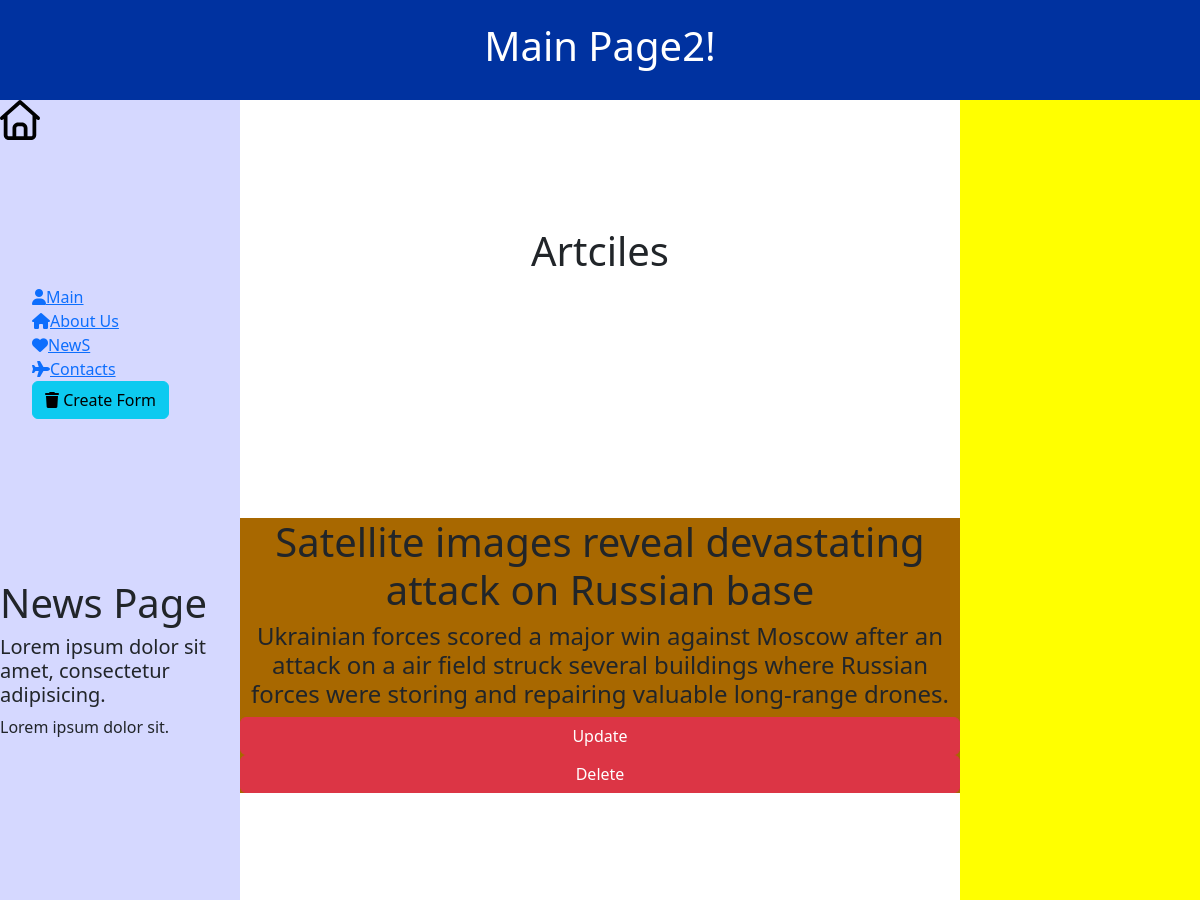
The page /news/1/ on the database its author committed.
### news/models.py (models this page shows, shortened)
class Art(models.Model):
    title = models.CharField("Art Name",max_length=100)
    content = models.TextField("Art Content")
    input = models.TextField("Art Input")
    date = models.DateTimeField("Art Date")
    class Meta:
        verbose_name = "Art"
        verbose_name_plural = "Arts"

### news/views.py (the view)
# urls.py: path("<int:pk>/", views.NewsDetailView.as_view(), name="detail"),
class NewsDetailView(DetailView):
    model = Art
    template_name = "news/details.html"
    context_object_name = "article"

### news/templates/news/details.html (shortened to what this page needs)
{% extends "main/layout.html" %}
{% block content %}
    <h1>News Page</h1>
    <h5>Lorem ipsum dolor sit amet, consectetur adipisicing.</h5>
    {% include 'main/test2.html' %}
{% endblock %}
{% block basic %}
     <h1>Artciles</h1>
     <div class="basic">
        <h1>{{article.title}}</h1>
        <h4>{{article.content}}</h4>
        <a href="{% url 'update' article.id %}" class="btn btn-danger">Update</a>
        <a href="{% url 'delete' article.id %}" class="btn btn-danger">Delete</a>
     </div>
{% endblock %}

### main/static/main/css/main.css (style rules this page uses)
.basic { display: grid; margin-top: 20px; background-color: #a86800; align-items: center; justify-content: center; margin 0 auto; }

### rows shown on the page
Art: title "Satellite images reveal devastating attack on Russian base", content "Ukrainian forces scored a major win against Moscow after an attack on a air field struck several buildings where Russian forces were storing and repairing valuable long-range drones."
